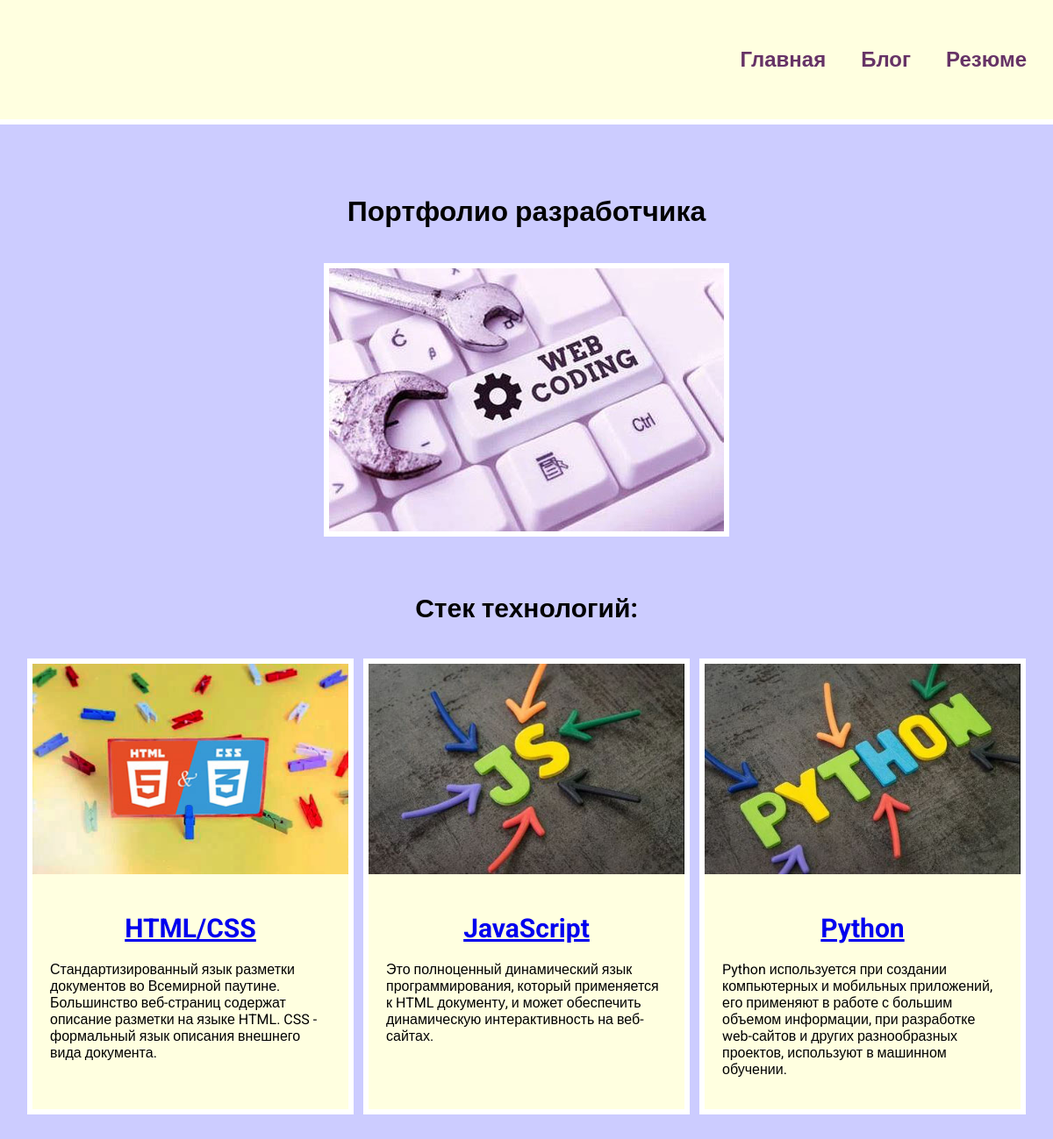
The page / on the database its author committed.
### skils/models.py (models this page shows, shortened)
class Skils(models.Model):
    title = models.CharField(max_length=100)
    description = models.CharField(max_length=250)
    image = models.ImageField(upload_to='skils/images/')
    url = models.URLField(blank=True)

### skils/views.py (the view)
# urls.py: path('', views.index, name='index'),
def index(request):
    projects = Skils.objects.all()
    return render(request, 'skils/index.html', {'projects': projects})

### skils/templates/skils/index.html
{% extends 'skils/base.html' %}
{% load static %}
{% block content %}
<h1>Портфолио разработчика</h1>
<div class="img">
    <img src="{% static 'skils/wc.jpg' %}">
</div>
<h2>Стек технологий:</h2>
<div class="block">
    {% for project in projects %}
        <div class="element">
            <div>
                <img src="{{ project.image.url }}">
            </div>
            <div class="text">
                <h2><a href="{{ project.url }}" target="_blank"> {{ project.title}} </a></h2>
                <p>{{ project.description}} </p>
            </div>
        </div>
    {% endfor %}
</div>
{% endblock %}

### skils/templates/skils/base.html (shortened to what this page needs)
<!DOCTYPE html>
{% load static %}
<html lang="en">
<head>
    <link rel="stylesheet" href="{% static 'css/style.css' %}">
</head>
<body>
<div class="menu">
    <div class="wrap">
        <ul>
            <li><a href="{% url 'index' %}">Главная</a></li>
            <li><a href="{% url 'blogs' %}">Блог</a></li>
            <li><a href="{% static 'skils/resume.pdf'%}" target="_blank">Резюме</a></li>
        </ul>
    </div>
</div>
<div class="content">
    <div class="wrap">
        {% block content%}
        {% endblock %}
    </div>
</div>
</body>
</html>

### skils/static/css/style.css (style rules this page uses)
body { background: #CCCCFF; font-family: "Roboto", sans-serif; padding: 0; margin: 0; }
.wrap { max-width: 1200px; margin: 0 auto; padding: 20px; box-sizing: border-box; }
.block { display: flex; flex-wrap: wrap; justify-content: space-evenly; margin-bottom: 60px; }
.element, .count { background: lightyellow; border: 6px solid #fff; margin: 20px 0; }
.block img { max-width: 360px; }
.text { width: 360px; padding: 20px; box-sizing: border-box; }
.content h1 { text-align: center; margin: 60px 0 40px; }
.img + h2, .text h2 { text-align: center; margin: 20px 0; font-size: 30px; }
.img img { border: 6px solid white; }
.img { text-align: center; margin-bottom: 60px; }
.menu { background: lightyellow; padding: 10px; border-bottom: 6px solid white; }
.menu .wrap { display: flex; flex-wrap: wrap; justify-content: space-between; align-items: center; }
.menu a { color: #663366; font-weight: bold; text-decoration: none; }
.menu ul { display: flex; list-style: none; font-size: 24px; }
.menu li { margin-left: 40px; }

### rows shown on the page
Skils: image (picture), title "HTML/CSS", description "Стандартизированный язык разметки документов во Всемирной паутине. Большинство веб-страниц содержат описание разметки на языке HTML. CSS - формальный язык описания внешнего вида документа."
Skils: image (picture), title "JavaScript", description "Это полноценный динамический язык программирования, который применяется к HTML документу, и может обеспечить динамическую интерактивность на веб-сайтах."
Skils: image (picture), title "Python", description "Python используется при создании компьютерных и мобильных приложений, его применяют в работе с большим объемом информации, при разработке web-сайтов и других разнообразных проектов, используют в машинном обучении."
